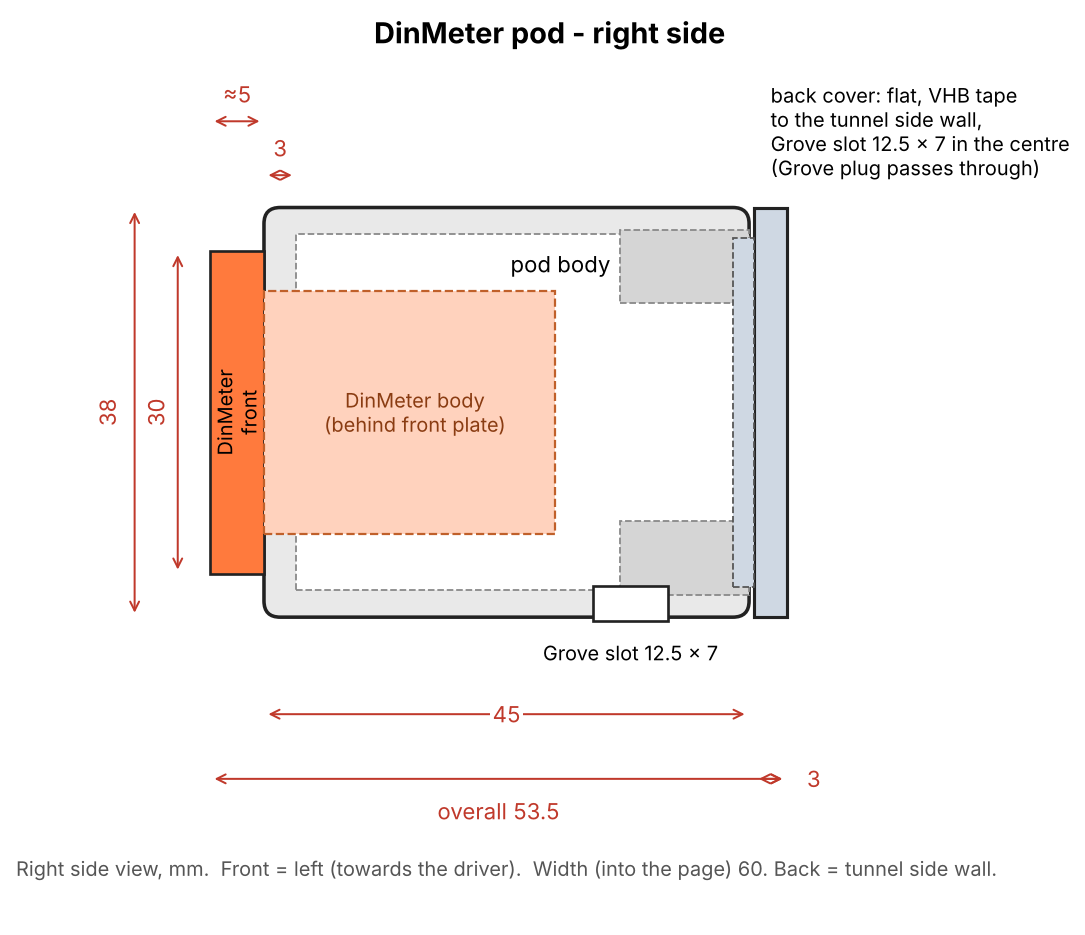

The script that saved this image:
# Right side view of the DinMeter pod with dimensions (mm)
import matplotlib; matplotlib.use('Agg')
import matplotlib.pyplot as plt
from matplotlib.patches import Rectangle, FancyBboxPatch, Circle
W,H,D,T,F,P=60,38,45,2.5,3,3
fig,ax=plt.subplots(figsize=(10,7))
k='#222'
def dim(x1,y1,x2,y2,t,off=(0,0),rot=0):
    ax.annotate('',xy=(x1,y1),xytext=(x2,y2),arrowprops=dict(arrowstyle='<->',lw=.9,color='#c0392b'))
    ax.text((x1+x2)/2+off[0],(y1+y2)/2+off[1],t,color='#c0392b',ha='center',va='center',fontsize=10,rotation=rot,
            bbox=dict(fc='white',ec='none',pad=1))
# body (side view: z to the right, y up), section shown dashed inside
ax.add_patch(FancyBboxPatch((0,-H/2),D,H,boxstyle='round,pad=0,rounding_size=1.5',fc='#e9e9e9',ec=k,lw=1.6))
ax.add_patch(Rectangle((F,-H/2+T),D-F,H-2*T,fc='white',ec='#888',lw=.8,ls='--'))
# bosses
for y in (H/2-T-3,-(H/2-T-3)):
    ax.add_patch(Rectangle((D-12,y-3.4),12,6.8,fc='#d5d5d5',ec='#888',lw=.8,ls='--'))
# cable hole in bottom wall
ax.add_patch(Rectangle((D-11-3.5,-H/2-0.4),7,T+0.8,fc='white',ec=k,lw=1.2))
ax.text(D-11,-H/2-4,'Grove slot 12.5 × 7',ha='center',fontsize=9)
# back cover + lip
ax.add_patch(Rectangle((D+0.5,-H/2),P,H,fc='#cfd8e3',ec=k,lw=1.4))
ax.add_patch(Rectangle((D-1.5,-H/2+T+0.3),2,H-2*T-0.6,fc='#cfd8e3',ec='#555',lw=.8,ls='--'))
# DinMeter: front bezel + body behind the 45x22.5 cutout
ax.add_patch(Rectangle((-5,-15),5,30,fc='#ff7a3d',ec=k,lw=1.2))
ax.add_patch(Rectangle((0,-11.25),27,22.5,fc='#ffd2bd',ec='#c0602a',lw=1,ls='--'))
ax.text(-2.5,0,'DinMeter\nfront',rotation=90,ha='center',va='center',fontsize=9)
ax.text(14,0,'DinMeter body\n(behind front plate)',ha='center',va='center',fontsize=9,color='#8a3c12')
ax.text(D/2+5,H/2-6,'pod body',fontsize=10,ha='center')
ax.text(D+2,H/2+3,'back cover: flat, VHB tape\nto the tunnel side wall,\nGrove slot 12.5 × 7 in the centre\n(Grove plug passes through)',fontsize=9)
# dimensions
dim(0,-H/2-9,D,-H/2-9,'45')
dim(D+0.5,-H/2-15,D+P+0.5,-H/2-15,'3',off=(4,0))
dim(-5,-H/2-15,D+P+0.5,-H/2-15,'overall 53.5',off=(0,-3))
dim(-12,-H/2,-12,H/2,'38',rot=90,off=(-2.5,0))
dim(-8,-15,-8,15,'30',rot=90,off=(-2,0))
dim(0,H/2+3,F,H/2+3,'3',off=(0,2.5))
dim(-5,H/2+8,0,H/2+8,'≈5',off=(0,2.5))
ax.text(D/2,-H/2-24,'Right side view, mm.  Front = left (towards the driver).  Width (into the page) 60. Back = tunnel side wall.',
        ha='center',fontsize=9,color='#555')
ax.set_xlim(-20,D+28); ax.set_ylim(-H/2-28,H/2+14); ax.set_aspect('equal'); ax.axis('off')
ax.set_title('DinMeter pod - right side',fontsize=13,weight='bold')
plt.savefig('side_view.png',dpi=160,bbox_inches='tight')
